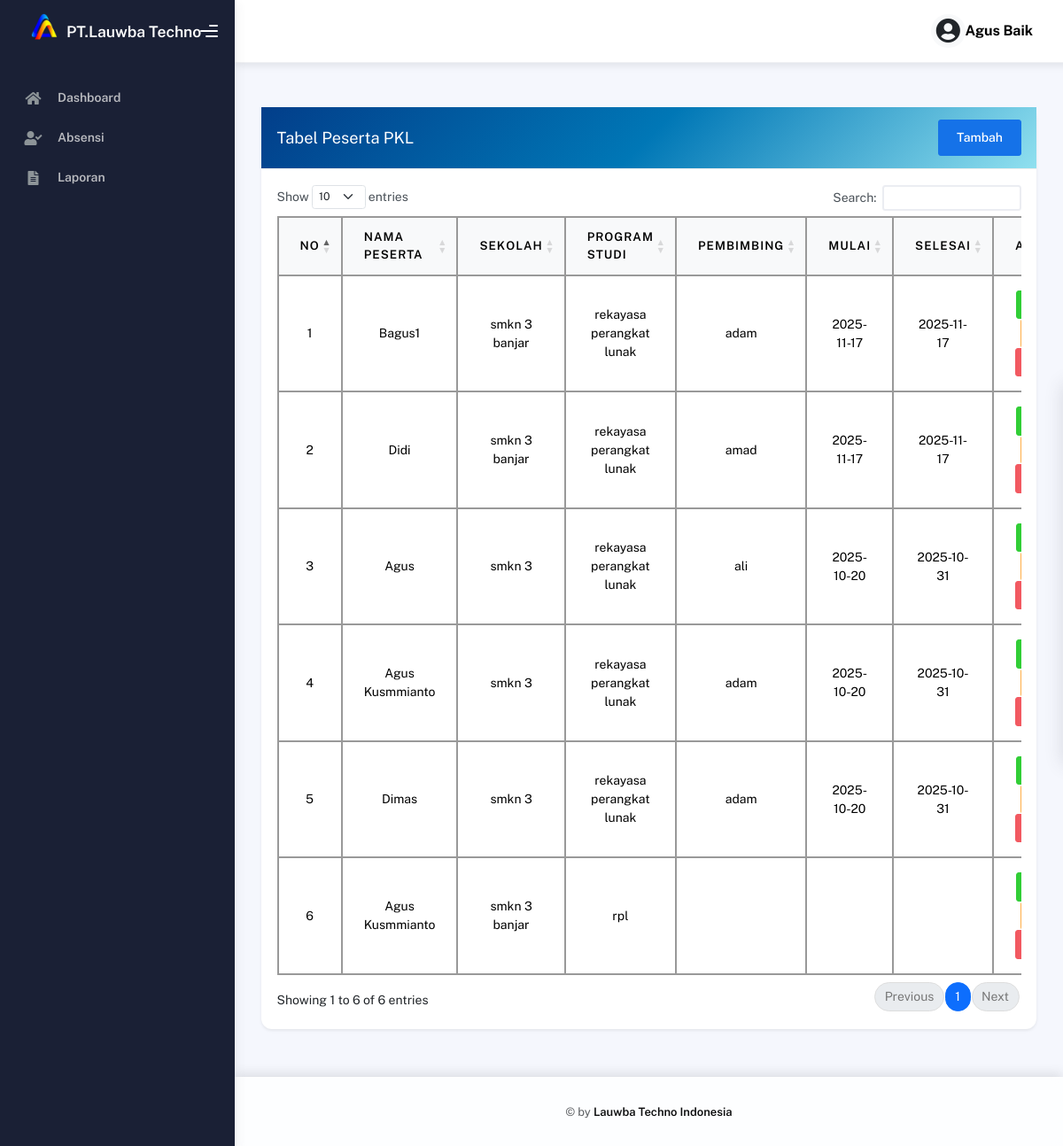
Page /backend/pages/participants/index.php (signed in) on the committed database.
### tables this page shows
CREATE TABLE `users` (
  `id` int NOT NULL,
  `username` varchar(100) NOT NULL,
  `password_hash` varchar(255) NOT NULL,
  `full_name` varchar(150) NOT NULL,
  `email` varchar(150) NOT NULL,
  `phone` varchar(20) DEFAULT NULL,
  `role` enum('admin','pembimbing','peserta') DEFAULT 'peserta',
  `status` enum('aktif','nonaktif') DEFAULT 'aktif',
  `created_at` datetime DEFAULT CURRENT_TIMESTAMP,
  `updated_at` datetime DEFAULT CURRENT_TIMESTAMP ON UPDATE CURRENT_TIMESTAMP
);

CREATE TABLE `participants` (
  `id` int NOT NULL,
  `user_id` int NOT NULL,
  `school` varchar(150) DEFAULT NULL,
  `program_study` varchar(100) DEFAULT NULL,
  `start_date` date DEFAULT NULL,
  `end_date` date DEFAULT NULL,
  `supervisor_name` varchar(150) DEFAULT NULL,
  `supervisor_id` int DEFAULT NULL,
  `created_at` datetime DEFAULT CURRENT_TIMESTAMP,
  `updated_at` datetime DEFAULT CURRENT_TIMESTAMP ON UPDATE CURRENT_TIMESTAMP
);

### backend/pages/participants/index.php (the view, shortened to what this page needs)
<?php
include __DIR__ . '/../../../config/connection.php';
include '../../partials/header.php';
include '../../partials/sidebar.php';
include '../../partials/navbar.php';
$qParticipants = "
SELECT
    p.*,
    u.full_name AS nama_peserta,
    s.full_name AS nama_pembimbing
FROM participants p
LEFT JOIN users u ON p.user_id = u.id
LEFT JOIN users s ON p.supervisor_id = s.id
ORDER BY p.id DESC
";
$result = mysqli_query($connect, $qParticipants) or die(mysqli_error($connect));
?>
<div class="container">
  <div class="page-inner">
    <div class="d-flex align-items-left align-items-md-center flex-column flex-md-row pt-2 pb-4">
    </div>
    <div class="row">
      <div class="col-md-12">
        <div class="card card-round shadow-sm">
          <div class="card-header d-flex align-items-center justify-content-between" style="background: linear-gradient(135deg, #023e8a, #0077b6, #90e0ef);">
            <h5 class="mb-0 text-white">Tabel Peserta PKL</h5>
            <a href="create.php" class="btn btn-primary">Tambah</a>
          </div>
          <div class="card-body">
            <div class="table-responsive">
              <table id="participantsTable" class="table table-bordered table-hover align-middle">
                <thead class="table-light text-center">
                  <tr>
                    <th>No</th>
                    <th>Nama Peserta</th>
                    <th>Sekolah</th>
                    <th>Program Studi</th>
                    <th>Pembimbing</th>
                    <th>Mulai</th>
                    <th>Selesai</th>
                    <th>Aksi</th>
                  </tr>
                </thead>
                <tbody>
                  <?php
                  $no = 1;
                  if ($result && mysqli_num_rows($result) > 0):
                    while ($item = mysqli_fetch_object($result)):
                  ?>
                      <tr class="text-center">
                        <td><?= $no ?></td>
                        <td class="text-capitalize"><?= htmlspecialchars($item->nama_peserta) ?></td>
                        <td><?= htmlspecialchars($item->school) ?></td>
                        <td><?= htmlspecialchars($item->program_study) ?></td>
                        <td><?= htmlspecialchars($item->nama_pembimbing) ?></td>
                        <td><?= htmlspecialchars($item->start_date) ?></td>
                        <td><?= htmlspecialchars($item->end_date) ?></td>
                        <td>
                          <a href="./detail.php?id=<?= $item->id ?>" class="btn btn-success btn-sm">Detail</a>
                          <a href="../../actions/participants/destroy.php?id=<?= $item->id ?>"
                            class="btn btn-danger btn-sm"
                            onclick="return confirm('Apakah anda yakin ingin menghapus peserta ini?')">
                          </a>
                        </td>
                      </tr>
                    <?php
                      $no++;
                    endwhile;
                  endif; ?>
                </tbody>
              </table>
            </div>
          </div>
        </div>
      </div>
    </div>
  </div>
</div>
<?php include '../../partials/footer.php'; ?>
<?php include '../../partials/script.php'; ?>

### backend/partials/navbar.php (shortened to what this page needs)
<?php
include __DIR__ . '/../../config/connection.php';
$user_id = $_SESSION['user_id'] ?? null;
$user_data = null;
if ($user_id) {
  $query = mysqli_query($connect, "SELECT username, full_name, role FROM users WHERE id = '$user_id' LIMIT 1");
  $user_data = mysqli_fetch_assoc($query);
}
$username_display = $user_data['username'] ?? $_SESSION['username'] ?? 'Guest';
?>
<div class="main-panel">
  <div class="main-header">
    <nav
      class="navbar navbar-header navbar-header-transparent navbar-expand-lg border-bottom">
      <div class="container-fluid">
        <ul class="navbar-nav topbar-nav ms-md-auto align-items-center">
          <li class="nav-item topbar-user dropdown hidden-caret">
            <a
              class="dropdown-toggle profile-pic"
              data-bs-toggle="dropdown"
              href="#"
              aria-expanded="false">
              <div class="avatar-sm d-flex justify-content-center align-items-center bg-light rounded-circle">
                <i class="fas fa-user-circle fa-2x text-dark"></i>
              </div>
              <span class="me-2 text-capitalize" style="font-weight: bold; font-size: 16px;">
  <?= htmlspecialchars($username_display, ENT_QUOTES, 'UTF-8') ?>
</span>
            </a>
          </li>
        </ul>
      </div>
    </nav>
  </div>

### backend/partials/navbar.php (style rules this page uses)
.navbar.navbar-header { background: #ffffffcc; backdrop-filter: blur(6px); box-shadow: 0 2px 10px rgba(0, 0, 0, 0.1); }

### backend/pages/participants/index.php (style rules this page uses)
.table, .table-bordered, .table-bordered th, .table-bordered td { border: 1px solid #999 !important; color: #000; }
.table thead th { background-color: #f8f9fa; border: 1px solid #999 !important; }
.table tbody td { border: 1px solid #999 !important; }
table { border-collapse: collapse !important; }
.card { border-radius: 12px; box-shadow: 0 4px 12px rgba(0, 0, 0, 0.2); }

### rows in the picture
users: username "Agus Baik"
participants: user.full_name "Bagus1", school "smkn 3 banjar", program_study "rekayasa perangkat lunak", supervisor.full_name "adam", start_date "2025-11-17", end_date "2025-11-17"
participants: user.full_name "Didi", school "smkn 3 banjar", program_study "rekayasa perangkat lunak", supervisor.full_name "amad", start_date "2025-11-17", end_date "2025-11-17"
participants: user.full_name "Agus", school "smkn 3", program_study "rekayasa perangkat lunak", supervisor.full_name "ali", start_date "2025-10-20", end_date "2025-10-31"
participants: user.full_name "Agus Kusmmianto", school "smkn 3", program_study "rekayasa perangkat lunak", supervisor.full_name "adam", start_date "2025-10-20", end_date "2025-10-31"
participants: user.full_name "Dimas", school "smkn 3", program_study "rekayasa perangkat lunak", supervisor.full_name "adam", start_date "2025-10-20", end_date "2025-10-31"
participants: user.full_name "Agus Kusmmianto", school "smkn 3 banjar", program_study "rpl"
